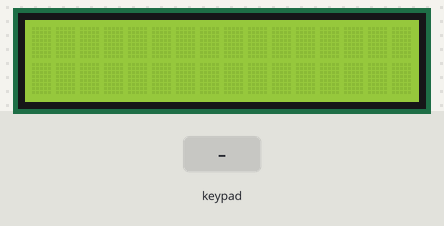
The sketch below on a simulated Arduino Uno, built with avr-gcc and run on an emulated ATmega328P. Parts: 16×2 character LCD. Inputs (shaded band) come from the test bench.

Above: at 1.2 s.
1.3 s: keypad keys 5 4 3 2 * pressed 0.4 s apart
At 4.3 s:
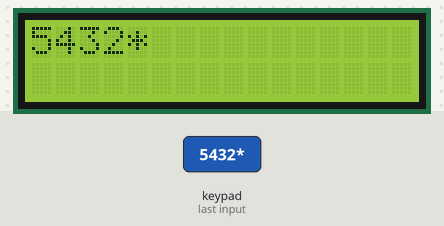
4.8 s: key '*' pressed
At 5.8 s:
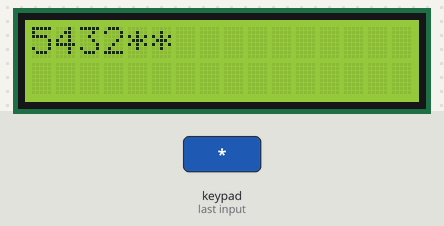
6.3 s: keypad keys 8 7 6 * pressed 0.4 s apart
At 8.9 s:
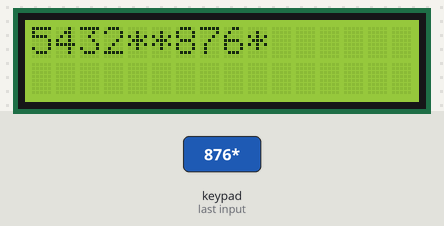
9.4 s: keypad keys 1 3 9 7 * pressed 0.4 s apart
At 11.5 s:
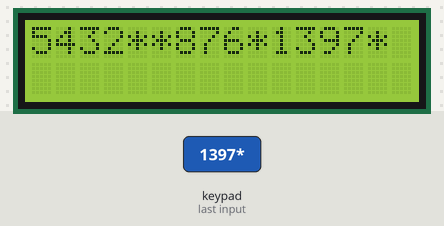
12.9 s: key '*' pressed
At 14.1 s:
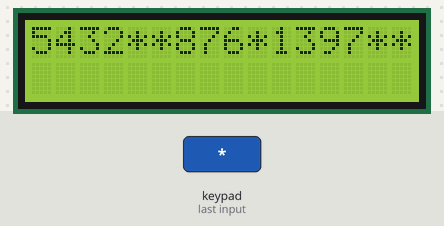
14.4 s: key '#' pressed
At 15.4 s:
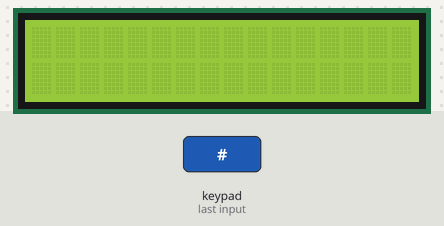
Timing chart, 0 to 16.9 s (numbered marks = the images above; inputs shaded):
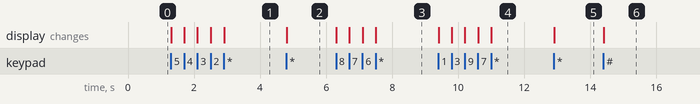

The sketch:

lcdKeypad.ino
```cpp
#include<Keypad.h>
#include<LiquidCrystal.h>

const byte ROWS = 4; //four rows
const byte COLS = 3; //three columns
char keys[ROWS][COLS] = {
  {'1','2','3'},
  {'4','5','6'},
  {'7','8','9'},
  {'*','0','#'}
};
byte rowPins[ROWS] = {5, 4, 3, 2}; //connect to the row pinouts of the keypad
byte colPins[COLS] = {8, 7, 6}; //connect to the column pinouts of the keypad''

Keypad keypad = Keypad( makeKeymap(keys), rowPins, colPins, ROWS, COLS );

const int rs = 12, en = 11, d4 = 0, d5 = 1, d6 = 9, d7 = 10;
LiquidCrystal lcd(rs, en, d4, d5, d6, d7);

void setup() {
  // put your setup code here, to run once:
lcd.begin(16, 2);

}

void loop() {
  // put your main code here, to run repeatedly:
  char key = keypad.getKey();
  if(key){
    lcd.print(key);
     }
  if(key == '#'){
    lcd.clear();
  }

}
```

Measured:
- after the input at 1.3 s, the display: first changes at once (image 1 shows a later state)
- after the input at 4.8 s, the display: changes at once (image 2)
- after the input at 6.3 s, the display: first changes at once (image 3 shows a later state)
- after the input at 9.4 s, the display: first changes at once (image 4 shows a later state)
- after the input at 12.9 s, the display: changes at once (image 5)
- after the input at 14.4 s, the display: changes at once (image 6)
